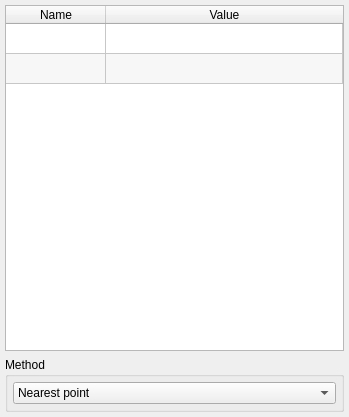
<?xml version="1.0" encoding="UTF-8"?>
<ui version="4.0">
 <class>Main_Valuestest</class>
 <widget class="QWidget" name="Main_Valuestest">
  <property name="geometry">
   <rect>
    <x>0</x>
    <y>0</y>
    <width>349</width>
    <height>417</height>
   </rect>
  </property>
  <property name="sizePolicy">
   <sizepolicy hsizetype="Preferred" vsizetype="Expanding">
    <horstretch>0</horstretch>
    <verstretch>0</verstretch>
   </sizepolicy>
  </property>
  <property name="windowTitle">
   <string>Form</string>
  </property>
  <layout class="QVBoxLayout" name="verticalLayout" stretch="1,0">
   <property name="leftMargin">
    <number>5</number>
   </property>
   <property name="topMargin">
    <number>5</number>
   </property>
   <property name="rightMargin">
    <number>5</number>
   </property>
   <property name="bottomMargin">
    <number>5</number>
   </property>
   <item>
    <widget class="QTableWidget" name="tableWidget_values">
     <property name="sizePolicy">
      <sizepolicy hsizetype="Expanding" vsizetype="Expanding">
       <horstretch>0</horstretch>
       <verstretch>0</verstretch>
      </sizepolicy>
     </property>
     <property name="verticalScrollBarPolicy">
      <enum>Qt::ScrollBarAsNeeded</enum>
     </property>
     <property name="editTriggers">
      <set>QAbstractItemView::DoubleClicked</set>
     </property>
     <property name="showDropIndicator" stdset="0">
      <bool>false</bool>
     </property>
     <property name="alternatingRowColors">
      <bool>true</bool>
     </property>
     <property name="selectionMode">
      <enum>QAbstractItemView::SingleSelection</enum>
     </property>
     <property name="selectionBehavior">
      <enum>QAbstractItemView::SelectRows</enum>
     </property>
     <property name="rowCount">
      <number>2</number>
     </property>
     <property name="columnCount">
      <number>2</number>
     </property>
     <attribute name="horizontalHeaderStretchLastSection">
      <bool>true</bool>
     </attribute>
     <attribute name="verticalHeaderVisible">
      <bool>false</bool>
     </attribute>
     <attribute name="verticalHeaderCascadingSectionResizes">
      <bool>true</bool>
     </attribute>
     <attribute name="verticalHeaderHighlightSections">
      <bool>false</bool>
     </attribute>
     <attribute name="verticalHeaderStretchLastSection">
      <bool>false</bool>
     </attribute>
     <row/>
     <row/>
     <column>
      <property name="text">
       <string>Name</string>
      </property>
     </column>
     <column>
      <property name="text">
       <string>Value</string>
      </property>
     </column>
    </widget>
   </item>
   <item>
    <widget class="QGroupBox" name="groupBox_2">
     <property name="title">
      <string>Method</string>
     </property>
     <layout class="QVBoxLayout" name="verticalLayout_4">
      <property name="leftMargin">
       <number>5</number>
      </property>
      <property name="topMargin">
       <number>5</number>
      </property>
      <property name="rightMargin">
       <number>5</number>
      </property>
      <property name="bottomMargin">
       <number>5</number>
      </property>
      <item>
       <widget class="QComboBox" name="comboBox_values_method">
        <item>
         <property name="text">
          <string>Nearest point</string>
         </property>
        </item>
        <item>
         <property name="text">
          <string>Exact point</string>
         </property>
        </item>
       </widget>
      </item>
     </layout>
    </widget>
   </item>
  </layout>
 </widget>
 <resources/>
 <connections/>
</ui>
